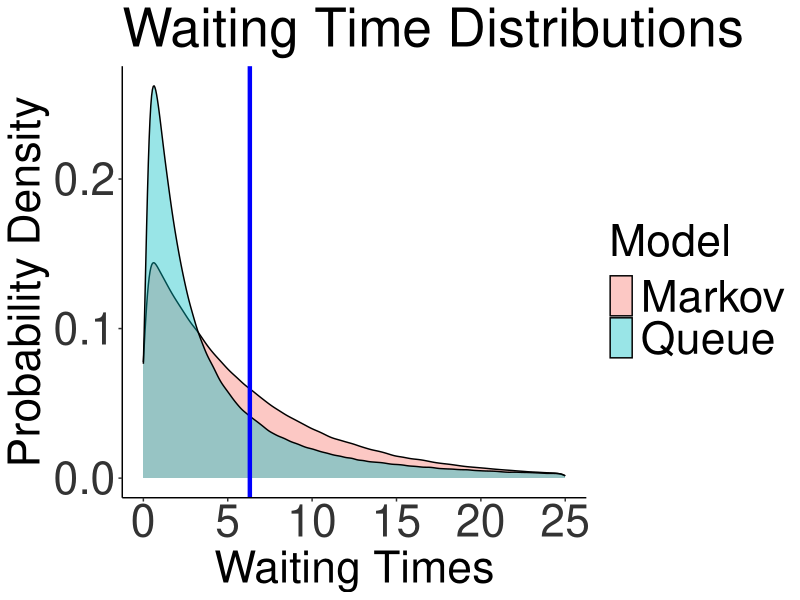
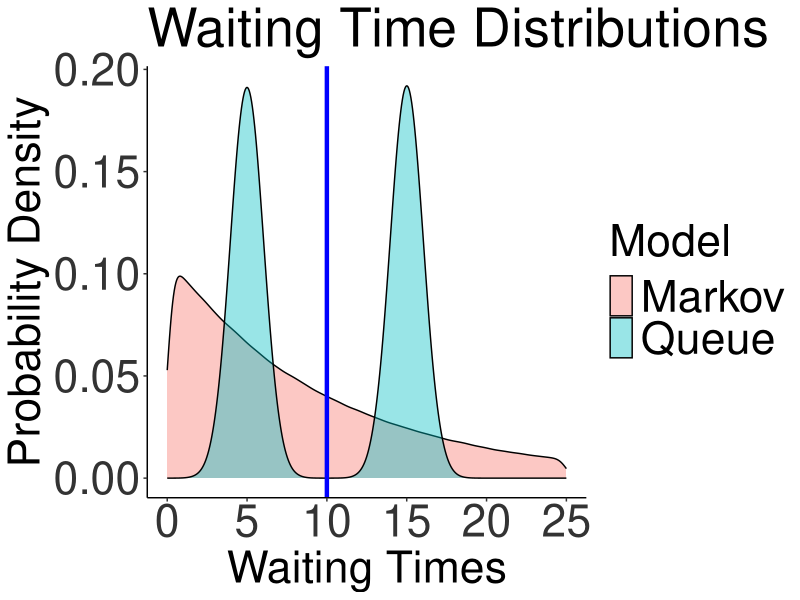
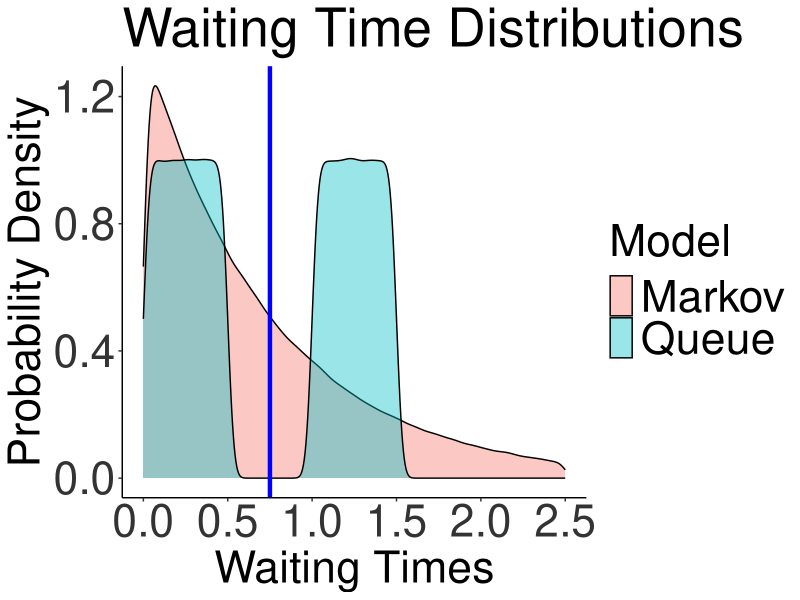

The R script that drew these images, in order:
## ---- chunk 1
library(ggplot2)

n <- 1000000

lognorm <- rlnorm(n,meanlog=1,sdlog=1.3)

sample_mean <- mean(lognorm)

exponential <- rexp(n,rate=1/sample_mean)

Model <- c(rep("Queue",n),rep("Markov",n))

values <- c(lognorm,exponential)

df <- cbind.data.frame(values,Model)

ggplot(df,aes(values,fill=Model))+
  geom_density(alpha=0.4)+
  xlim(c(0,25))+
  ggtitle("Waiting Time Distributions")+
  xlab("Waiting Times")+
  ylab("Probability Density")+
  theme_classic()+
  geom_vline(xintercept=sample_mean,color="blue",size=1.5)+
  theme(axis.text.x = element_text(color = "grey20", size = 32),
        axis.text.y = element_text(color = "grey20", size = 32),  
        axis.title.x = element_text(size = 32),
        axis.title.y = element_text(size = 32),
        legend.title=element_text(size=32), 
        legend.text=element_text(size=32),
        title = element_text(size=32, margin = margin(10, 0, 10, 0)))




n <- 1000000

mixnorm <- c(rnorm(n/2,mean=5,sd=1),rnorm(n/2,mean=15,sd=1))

sample_mean <- mean(mixnorm)

exponential <- rexp(n,rate=1/sample_mean)

Model <- c(rep("Queue",n),rep("Markov",n))

values <- c(mixnorm,exponential)

df <- cbind.data.frame(values,Model)

ggplot(df,aes(values,fill=Model))+
  geom_density(alpha=0.4)+
  xlim(c(0,25))+
  ggtitle("Waiting Time Distributions")+
  xlab("Waiting Times")+
  ylab("Probability Density")+
  theme_classic()+
  geom_vline(xintercept=sample_mean,color="blue",size=1.5)+
  theme(axis.text.x = element_text(color = "grey20", size = 32),
        axis.text.y = element_text(color = "grey20", size = 32),  
        axis.title.x = element_text(size = 32),
        axis.title.y = element_text(size = 32),
        legend.title=element_text(size=32), 
        legend.text=element_text(size=32),
        title = element_text(size=32, margin = margin(10, 0, 10, 0)))



n <- 1000000

mixunif <- c(runif(n/2,min=0,max=1/2),runif(n/2,min=1,max=3/2))

sample_mean <- mean(mixunif)

exponential <- rexp(n,rate=1/sample_mean)

Model <- c(rep("Queue",n),rep("Markov",n))

values <- c(mixunif,exponential)

df <- cbind.data.frame(values,Model)

ggplot(df,aes(values,fill=Model))+
  geom_density(alpha=0.4)+
  xlim(c(0,2.5))+
  ggtitle("Waiting Time Distributions")+
  xlab("Waiting Times")+
  ylab("Probability Density")+
  theme_classic()+
  geom_vline(xintercept=sample_mean,color="blue",size=1.5)+
  theme(axis.text.x = element_text(color = "grey20", size = 32),
        axis.text.y = element_text(color = "grey20", size = 32),  
        axis.title.x = element_text(size = 32),
        axis.title.y = element_text(size = 32),
        legend.title=element_text(size=32), 
        legend.text=element_text(size=32),
        title = element_text(size=32, margin = margin(10, 0, 10, 0)))


exp(-(1/sample_mean)*1.5) #Pr(Wait time > 1.5) = 0.135
pexp(1.5,rate=1/sample_mean,lower.tail = FALSE) #Pr(Wait time > 1.5) = 0.135


